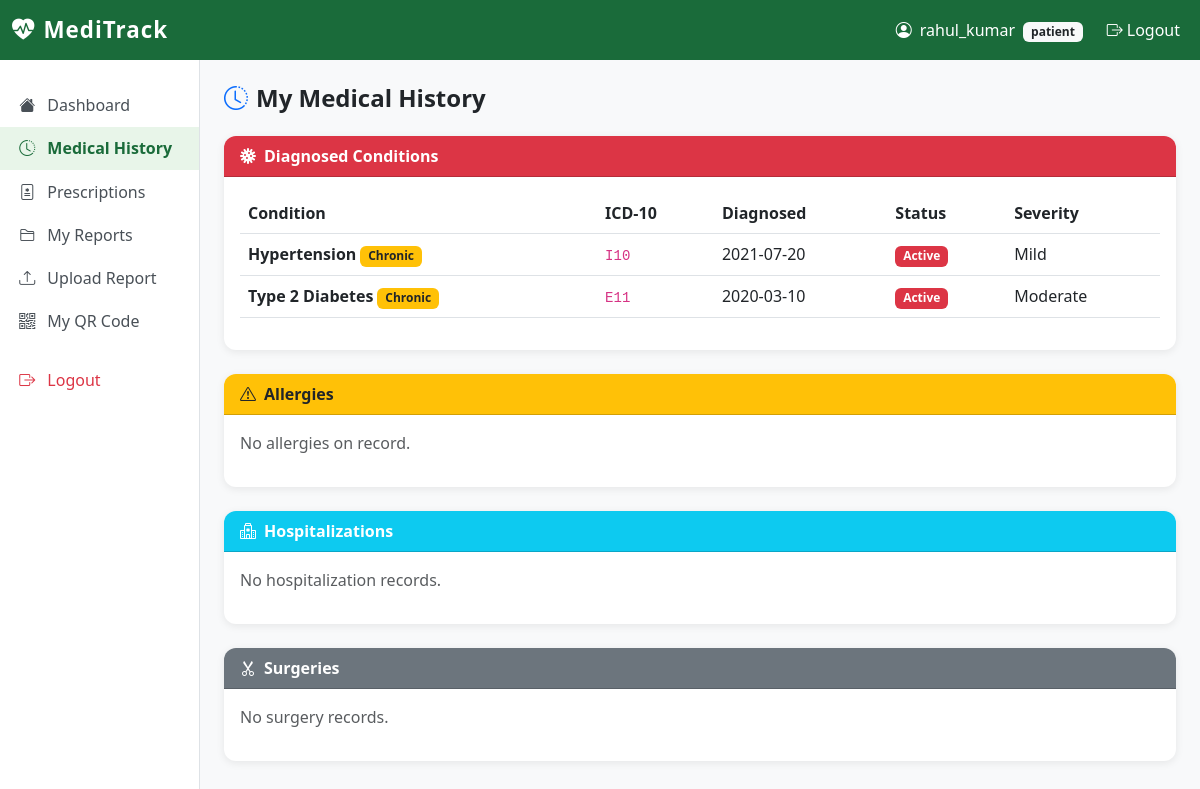
The app's page /patient/history (signed in) with its own data.
### tables this page shows
CREATE TABLE patient_diseases (
            patient_disease_id TEXT PRIMARY KEY,    -- Unique record ID
            patient_id TEXT NOT NULL,               -- Links to patients table
            disease_id TEXT NOT NULL,               -- Links to disease_master
            diagnosed_date TEXT,                    -- When diagnosed (YYYY-MM-DD)
            status TEXT DEFAULT 'Active',           -- Active / Controlled / Recovered
            severity TEXT DEFAULT 'Mild',           -- Mild / Moderate / Severe
            is_emergency_relevant INTEGER DEFAULT 0, -- 1 = show in emergency view
            last_checkup_date TEXT,                 -- Last checkup date
            notes TEXT,                             -- Doctor notes
            sync_status TEXT DEFAULT 'pending',     -- Cloud sync status
            FOREIGN KEY (patient_id) REFERENCES patients(patient_id),
            FOREIGN KEY (disease_id) REFERENCES disease_master(disease_id)
        );

CREATE TABLE disease_master (
            disease_id TEXT PRIMARY KEY,        -- Unique disease ID
            icd10_code TEXT,                    -- International disease code (e.g. J45 = Asthma)
            disease_category_id TEXT,           -- Links to disease_categories
            disease_name TEXT NOT NULL,         -- English name
            localized_name_hindi TEXT,          -- Hindi name for local use
            risk_level TEXT DEFAULT 'Low',      -- Low / Medium / High / Critical
            is_chronic INTEGER DEFAULT 0        -- 1 = chronic disease, 0 = acute
        );

### app/routes/patient.py (the view)
@patient_bp.route('/history')
@patient_required
def history():
    patient = get_current_patient()
    patient_id = patient['patient_id']
    diseases = execute_query(
        """SELECT pd.*, dm.disease_name, dm.icd10_code, dm.risk_level, dm.is_chronic
           FROM patient_diseases pd
           JOIN disease_master dm ON pd.disease_id = dm.disease_id
           WHERE pd.patient_id = ?
           ORDER BY pd.diagnosed_date DESC""",
        (patient_id,), fetch=True
    )
    allergies = execute_query(
        """SELECT pa.*, am.allergy_name, ac.category_name
           FROM patient_allergies pa
           JOIN allergy_master am ON pa.allergy_id = am.allergy_id
           LEFT JOIN allergy_categories ac ON am.allergy_category_id = ac.allergy_category_id
           WHERE pa.patient_id = ?
           ORDER BY pa.is_life_threatening DESC""",
        (patient_id,), fetch=True
    )
    hospitalizations = execute_query(
        "SELECT * FROM hospitalizations WHERE patient_id = ? ORDER BY admission_date DESC",
        (patient_id,), fetch=True
    )
    surgeries = execute_query(
        "SELECT * FROM surgeries WHERE patient_id = ? ORDER BY surgery_date DESC",
        (patient_id,), fetch=True
    )
    log_audit(session['user_id'], 'patient', 'VIEW_HISTORY',
              target_patient_id=patient_id,
              details='Patient viewed own medical history',
              ip_address=request.remote_addr)
    return render_template('patient/history.html',
        patient=patient,
        diseases=diseases or [],
        allergies=allergies or [],
        hospitalizations=hospitalizations or [],
        surgeries=surgeries or []
    )

### app/database/local_db.py (called while the page is built)
def get_connection():
    conn = sqlite3.connect(LOCAL_DB_PATH)
    conn.row_factory = sqlite3.Row  # Allows accessing columns by name
    conn.execute("PRAGMA foreign_keys = ON")  # Enable foreign key support
    conn.execute("PRAGMA journal_mode = WAL")  # Better performance for concurrent access
    return conn

def execute_query(query, params=(), fetch=False, fetchone=False):
    conn = get_connection()
    cursor = conn.cursor()
    try:
        cursor.execute(query, params)
        if fetchone:
            result = cursor.fetchone()
            return dict(result) if result else None
        if fetch:
            results = cursor.fetchall()
            return [dict(row) for row in results]
        conn.commit()
        return cursor.lastrowid
    except Exception as e:
        conn.rollback()
        raise e
    finally:
        conn.close()

### app/routes/patient.py (called while the page is built)
def patient_required(f):
    @wraps(f)
    def decorated_function(*args, **kwargs):
        if 'user_id' not in session:
            flash('Please log in to access this page.', 'error')
            return redirect(url_for('auth.login'))
        if session.get('role') != 'patient':
            flash('Access denied. This page is for patients only.', 'error')
            return redirect(url_for('auth.dashboard_redirect'))
        return f(*args, **kwargs)
    return decorated_function

def get_current_patient():
    return execute_query(
        "SELECT * FROM patients WHERE user_id = ?",
        (session['user_id'],),
        fetchone=True
    )

### app/services/auth_service.py (called while the page is built)
def log_audit(user_id, user_role, action, target_patient_id=None, details=None, ip_address=None):
    audit_id = str(uuid.uuid4())
    timestamp = datetime.now().isoformat()
    execute_query(
        """INSERT INTO audit_log (audit_id, user_id, user_role, action, target_patient_id, details, ip_address, timestamp)
           VALUES (?, ?, ?, ?, ?, ?, ?, ?)""",
        (audit_id, user_id, user_role, action, target_patient_id, details, ip_address, timestamp)
    )

### app/templates/patient/history.html (shortened to what this page needs)
{% extends "base.html" %}
{% block content %}
<h4 class="fw-bold mb-4"><i class="bi bi-clock-history me-2 text-primary"></i>My Medical History</h4>
<div class="card mb-4">
    <div class="card-header bg-danger text-white"><i class="bi bi-virus me-2"></i>Diagnosed Conditions</div>
    <div class="card-body">
        {% if diseases %}
        <div class="table-responsive">
            <table class="table table-hover">
                <thead><tr><th>Condition</th><th>ICD-10</th><th>Diagnosed</th><th>Status</th><th>Severity</th></tr></thead>
                <tbody>
                {% for d in diseases %}
                <tr>
                    <td><strong>{{ d.disease_name }}</strong>{% if d.is_chronic %}<span class="badge bg-warning text-dark ms-1">Chronic</span>{% endif %}</td>
                    <td><code>{{ d.icd10_code or 'N/A' }}</code></td>
                    <td>{{ d.diagnosed_date or 'Unknown' }}</td>
                    <td><span class="badge bg-{{ 'success' if d.status == 'Recovered' else ('warning text-dark' if d.status == 'Controlled' else 'danger') }}">{{ d.status }}</span></td>
                    <td>{{ d.severity }}</td>
                </tr>
                {% endfor %}
                </tbody>
            </table>
        </div>
        {% else %}<p class="text-muted">No diagnosed conditions on record.</p>{% endif %}
    </div>
</div>
<div class="card mb-4">
    <div class="card-header bg-warning text-dark"><i class="bi bi-exclamation-triangle me-2"></i>Allergies</div>
    <div class="card-body">
        {% if allergies %}
        {% for a in allergies %}
        <div class="d-flex align-items-center p-2 mb-2 rounded {{ 'bg-danger bg-opacity-10 border border-danger' if a.is_life_threatening else 'bg-light' }}">
            {% if a.is_life_threatening %}<span class="life-threat-badge me-3">⚠️ LIFE THREATENING</span>{% endif %}
            <div>
                <strong>{{ a.allergy_name }}</strong>
                <small class="text-muted d-block">Reaction: {{ a.reaction_type or 'N/A' }} | Category: {{ a.category_name or 'N/A' }}</small>
            </div>
            {% if a.verified_by_doctor %}<span class="badge bg-success ms-auto">Doctor Verified</span>{% endif %}
        </div>
        {% endfor %}
        {% else %}<p class="text-muted">No allergies on record.</p>{% endif %}
    </div>
</div>
<div class="card mb-4">
    <div class="card-header bg-info text-white"><i class="bi bi-hospital me-2"></i>Hospitalizations</div>
    <div class="card-body">
        {% if hospitalizations %}
        {% for h in hospitalizations %}
        <div class="border-start border-info border-3 ps-3 mb-3">
            <strong>{{ h.hospital_name or 'Unknown Hospital' }}</strong> — {{ h.district or '' }}
            <small class="text-muted d-block">{{ h.admission_date }} → {{ h.discharge_date or 'Ongoing' }}</small>
            <small class="d-block">Reason: {{ h.reason or 'Not specified' }}</small>
        </div>
        {% endfor %}
        {% else %}<p class="text-muted">No hospitalization records.</p>{% endif %}
    </div>
</div>
<div class="card mb-4">
    <div class="card-header bg-secondary text-white"><i class="bi bi-scissors me-2"></i>Surgeries</div>
    <div class="card-body">
        {% if surgeries %}
        {% for s in surgeries %}
        <div class="border-start border-secondary border-3 ps-3 mb-3">
            <strong>{{ s.procedure_name }}</strong>
            <small class="text-muted d-block">Date: {{ s.surgery_date }} | {{ s.hospital_name or 'Unknown' }}</small>
            {% if s.complications %}<small class="text-danger d-block">Complications: {{ s.complications }}</small>{% endif %}
        </div>
        {% endfor %}
        {% else %}<p class="text-muted">No surgery records.</p>{% endif %}
    </div>
</div>
{% endblock %}

### app/templates/base.html (style rules this page uses)
:root { --primary: #1a6b3a; --primary-dark: #124d2b; --accent: #e8f5e9; --danger-bg: #fff5f5; }
body { background-color: #f8f9fa; font-family: 'Segoe UI', sans-serif; }
.card { border: none; box-shadow: 0 2px 8px rgba(0,0,0,0.08); border-radius: 12px; }
.card-header { border-radius: 12px 12px 0 0 !important; font-weight: 600; }

### records on screen
patient_diseases: disease_name "Hypertension", icd10_code "I10", diagnosed_date "2021-07-20", status "Active", severity "Mild"
patient_diseases: disease_name "Type 2 Diabetes", icd10_code "E11", diagnosed_date "2020-03-10", status "Active", severity "Moderate"

### other values on screen
{{ session.username }} "rahul_kumar"
{{ session.role }} "patient"
